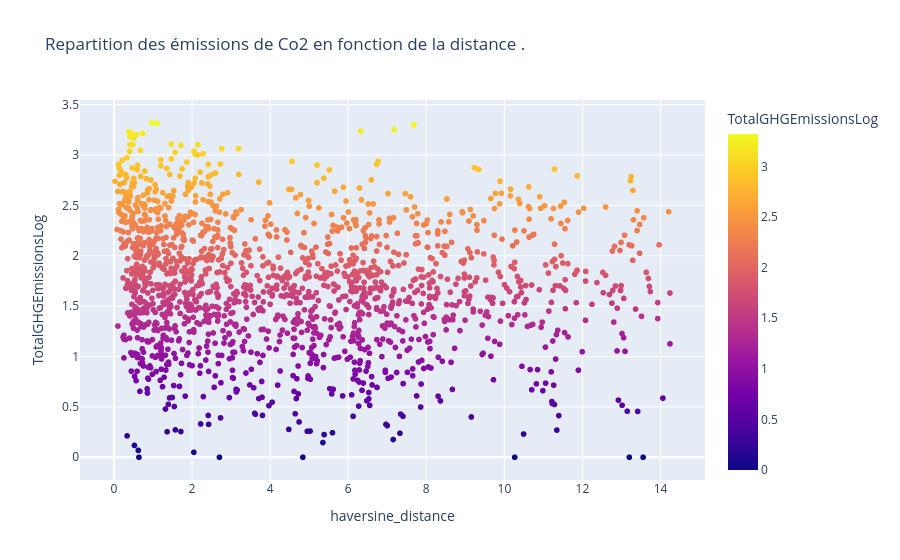

Write notebook code for a chart like this one.
### Code cell
#Est-ce que la position des bâtiments influe sur leur consommation en énergie?

fig = px.scatter(data, x= "haversine_distance", y = "TotalGHGEmissionsLog",
                 color= "TotalGHGEmissionsLog", 
                title = "Repartition des émissions de Co2 en fonction de la distance .")
fig.show()

### Figure 1 — Plotly figure (JSON) as saved in the notebook; plotly's stock layout.template omitted (floating-point values rounded to 4 significant figures; data arrays with more than 128 entries replaced by an {"elided": "..."} marker saying what was removed)
{"data": [{"hovertemplate": "haversine_distance=%{x}<br>TotalGHGEmissionsLog=%{marker.color}<extra></extra>", "legendgroup": "", "marker": {"color": {"elided": "1650 float values"}, "coloraxis": "coloraxis", "symbol": "circle"}, "mode": "markers", "name": "", "showlegend": false, "type": "scattergl", "x": {"elided": "1650 float values"}, "xaxis": "x", "y": {"elided": "1650 float values"}, "yaxis": "y"}], "layout": {"coloraxis": {"colorbar": {"title": {"text": "TotalGHGEmissionsLog"}}, "colorscale": [[0, "#0d0887"], [0.1111, "#46039f"], [0.2222, "#7201a8"], [0.3333, "#9c179e"], [0.4444, "#bd3786"], [0.5556, "#d8576b"], [0.6667, "#ed7953"], [0.7778, "#fb9f3a"], [0.8889, "#fdca26"], [1, "#f0f921"]]}, "legend": {"tracegroupgap": 0}, "title": {"text": "Repartition des émissions de Co2 en fonction de la distance ."}, "xaxis": {"anchor": "y", "domain": [0, 1], "title": {"text": "haversine_distance"}}, "yaxis": {"anchor": "x", "domain": [0, 1], "title": {"text": "TotalGHGEmissionsLog"}}}}
